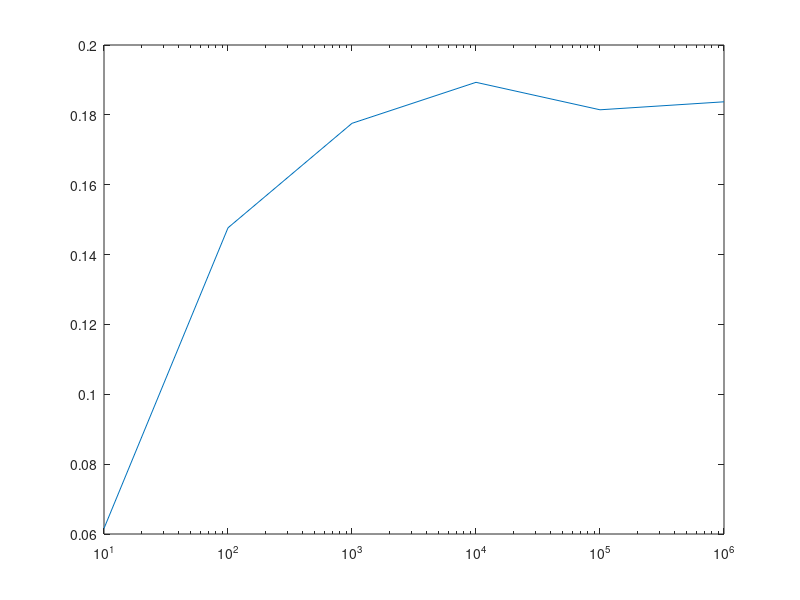

The MATLAB source for this figure:
MC = [10, 100, 1000, 10000, 100000, 1e+06, ];
e_var = [0.0616, 0.147664, 0.17758, 0.189315, 0.181453, 0.183738, ];
m_var = [0.2449, 1.0343, 3.90517, 6.33144, 4.97364, 5.19376, ];
mean_mag = [0.0955, 0.28005, 0.459915, 0.485594, 0.484654, 0.483207, ];
time_used = [0.000621, 0.005338, 0.048083, 0.476408, 4.65594, 46.5869, ];
accepted_states = [243, 247.23, 248.249, 248.769, 248.807, 248.734, ];
semilogx(MC, e_var)
